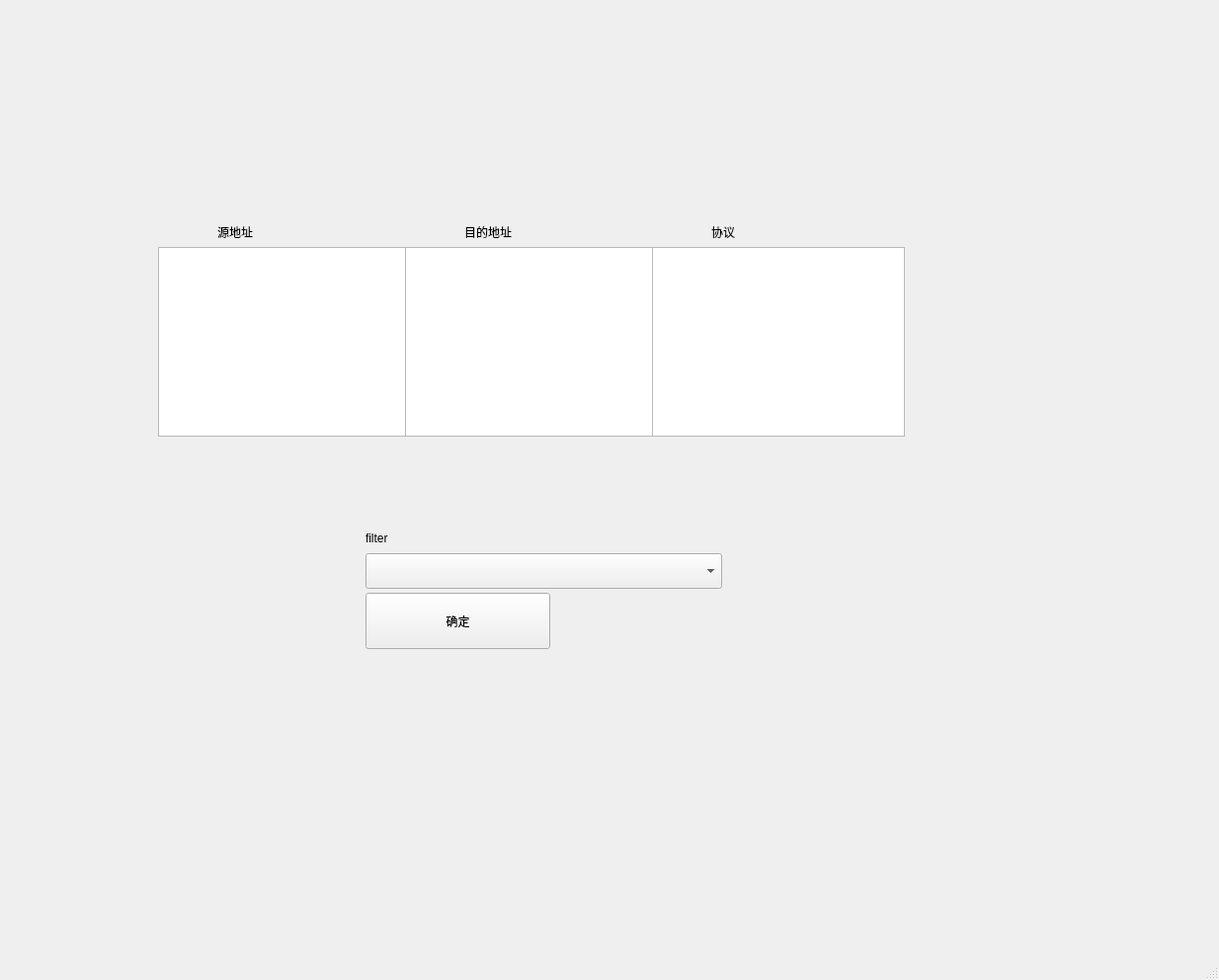
<?xml version="1.0" encoding="UTF-8"?>
<ui version="4.0">
 <class>MainWindow</class>
 <widget class="QMainWindow" name="MainWindow">
  <property name="geometry">
   <rect>
    <x>0</x>
    <y>0</y>
    <width>1234</width>
    <height>992</height>
   </rect>
  </property>
  <property name="windowTitle">
   <string>MainWindow</string>
  </property>
  <property name="autoFillBackground">
   <bool>true</bool>
  </property>
  <property name="animated">
   <bool>false</bool>
  </property>
  <widget class="QWidget" name="centralwidget">
   <widget class="QListView" name="listView">
    <property name="geometry">
     <rect>
      <x>160</x>
      <y>250</y>
      <width>256</width>
      <height>192</height>
     </rect>
    </property>
   </widget>
   <widget class="QListView" name="listView_2">
    <property name="geometry">
     <rect>
      <x>410</x>
      <y>250</y>
      <width>256</width>
      <height>192</height>
     </rect>
    </property>
   </widget>
   <widget class="QListView" name="listView_3">
    <property name="geometry">
     <rect>
      <x>660</x>
      <y>250</y>
      <width>256</width>
      <height>192</height>
     </rect>
    </property>
   </widget>
   <widget class="QComboBox" name="comboBox">
    <property name="geometry">
     <rect>
      <x>370</x>
      <y>560</y>
      <width>361</width>
      <height>36</height>
     </rect>
    </property>
   </widget>
   <widget class="QLabel" name="label">
    <property name="geometry">
     <rect>
      <x>220</x>
      <y>220</y>
      <width>135</width>
      <height>30</height>
     </rect>
    </property>
    <property name="text">
     <string>源地址</string>
    </property>
   </widget>
   <widget class="QLabel" name="label_2">
    <property name="geometry">
     <rect>
      <x>470</x>
      <y>220</y>
      <width>135</width>
      <height>30</height>
     </rect>
    </property>
    <property name="text">
     <string>目的地址</string>
    </property>
   </widget>
   <widget class="QLabel" name="label_3">
    <property name="geometry">
     <rect>
      <x>720</x>
      <y>220</y>
      <width>135</width>
      <height>30</height>
     </rect>
    </property>
    <property name="text">
     <string>协议</string>
    </property>
   </widget>
   <widget class="QLabel" name="label_4">
    <property name="geometry">
     <rect>
      <x>370</x>
      <y>530</y>
      <width>135</width>
      <height>30</height>
     </rect>
    </property>
    <property name="text">
     <string>filter</string>
    </property>
   </widget>
   <widget class="QPushButton" name="pushButton">
    <property name="geometry">
     <rect>
      <x>370</x>
      <y>600</y>
      <width>187</width>
      <height>57</height>
     </rect>
    </property>
    <property name="text">
     <string>确定</string>
    </property>
   </widget>
  </widget>
  <widget class="QMenuBar" name="menubar">
   <property name="geometry">
    <rect>
     <x>0</x>
     <y>0</y>
     <width>1234</width>
     <height>45</height>
    </rect>
   </property>
  </widget>
  <widget class="QStatusBar" name="statusbar"/>
 </widget>
 <tabstops>
  <tabstop>listView</tabstop>
  <tabstop>listView_2</tabstop>
  <tabstop>listView_3</tabstop>
  <tabstop>comboBox</tabstop>
 </tabstops>
 <resources/>
 <connections/>
</ui>
